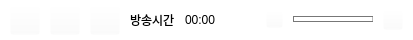
         <widget class="QFrame" name="broadCastBtnLay">
          <property name="minimumSize">
           <size>
            <width>0</width>
            <height>40</height>
           </size>
          </property>
          <property name="maximumSize">
           <size>
            <width>16777215</width>
            <height>40</height>
           </size>
          </property>
          <property name="styleSheet">
           <string notr="true">border-image: url(:/res/images/broadControl.png);
background-color: rgba(255, 255, 255, 0);</string>
          </property>
          <property name="lineWidth">
           <number>0</number>
          </property>
          <layout class="QHBoxLayout" name="horizontalLayout_2">
           <property name="spacing">
            <number>10</number>
           </property>
           <property name="leftMargin">
            <number>10</number>
           </property>
           <property name="topMargin">
            <number>0</number>
           </property>
           <property name="rightMargin">
            <number>10</number>
           </property>
           <property name="bottomMargin">
            <number>0</number>
           </property>
           <item>
            <widget class="QPushButton" name="mainStartBroadCastBtn">
             <property name="minimumSize">
              <size>
               <width>30</width>
               <height>30</height>
              </size>
             </property>
             <property name="maximumSize">
              <size>
               <width>30</width>
               <height>30</height>
              </size>
             </property>
             <property name="styleSheet">
              <string notr="true">QPushButton#mainStartBroadCastBtn{
	
	border-image: url(:/res/images/playbtn.png);
}

QPushButton#mainStartBroadCastBtn:hover{
	border-image: url(:/res/images/playbtn_o.png);
}

QPushButton#mainStartBroadCastBtn:pressed {
	
}</string>
             </property>
             <property name="text">
              <string/>
             </property>
            </widget>
           </item>
           <item>
            <widget class="QPushButton" name="stopBroadCastBtn">
             <property name="minimumSize">
              <size>
               <width>30</width>
               <height>30</height>
              </size>
             </property>
             <property name="maximumSize">
              <size>
               <width>30</width>
               <height>30</height>
              </size>
             </property>
             <property name="styleSheet">
              <string notr="true">QPushButton#stopBroadCastBtn{
	
	border-image: url(:/res/images/stopbtn_b.png);
}

QPushButton#stopBroadCastBtn:hover{
	border-image: url(:/res/images/stopbtn_o.png);
}

QPushButton#stopBroadCastBtn:pressed {

}</string>
             </property>
             <property name="text">
              <string/>
             </property>
            </widget>
           </item>
           <item>
            <widget class="QPushButton" name="pause_btn">
             <property name="minimumSize">
              <size>
               <width>30</width>
               <height>30</height>
              </size>
             </property>
             <property name="maximumSize">
              <size>
               <width>30</width>
               <height>30</height>
              </size>
             </property>
             <property name="styleSheet">
              <string notr="true">QPushButton#pause_btn{
	border-image: url(:/res/images/pause.png);
}

QPushButton#pause_btn:hover{
	border-image: url(:/res/images/pause_o.png);
}

QPushButton#pause_btn:pressed {

}</string>
             </property>
             <property name="text">
              <string/>
             </property>
            </widget>
           </item>
           <item>
            <widget class="QLabel" name="label_5">
             <property name="styleSheet">
              <string notr="true">font: 75 9pt &quot;나눔고딕 ExtraBold&quot;;</string>
             </property>
             <property name="text">
              <string>방송시간</string>
             </property>
            </widget>
           </item>
           <item>
            <widget class="QLabel" name="broadCastTime">
             <property name="styleSheet">
              <string notr="true">font: 75 9pt &quot;나눔고딕 ExtraBold&quot;;</string>
             </property>
             <property name="text">
              <string>00:00</string>
             </property>
            </widget>
           </item>
           <item>
            <spacer name="horizontalSpacer_2">
             <property name="orientation">
              <enum>Qt::Horizontal</enum>
             </property>
             <property name="sizeHint" stdset="0">
              <size>
               <width>40</width>
               <height>20</height>
              </size>
             </property>
            </spacer>
           </item>
           <item>
            <widget class="QPushButton" name="soundP">
             <property name="minimumSize">
              <size>
               <width>17</width>
               <height>17</height>
              </size>
             </property>
             <property name="maximumSize">
              <size>
               <width>17</width>
               <height>17</height>
              </size>
             </property>
             <property name="styleSheet">
              <string notr="true">QPushButton#soundP{
	border-image: url(:/res/images/sound.png);
}
</string>
             </property>
             <property name="text">
              <string/>
             </property>
            </widget>
           </item>
           <item>
            <widget class="QSlider" name="audioVolSlider">
             <property name="minimumSize">
              <size>
               <width>80</width>
               <height>0</height>
              </size>
             </property>
             <property name="maximumSize">
              <size>
               <width>80</width>
               <height>16777215</height>
              </size>
             </property>
             <property name="styleSheet">
              <string notr="true">QSlider::groove:horizontal {
border: 1px solid #bbb;
background: white;
height: 4px;
border-radius: 4px;
}

QSlider::sub-page:horizontal {
background: qlineargradient(x1: 0, y1: 0,    x2: 0, y2: 1,
    stop: 0 #66e, stop: 1 #bbf);
background: qlineargradient(x1: 0, y1: 0.2, x2: 1, y2: 1,
    stop: 0 #bbf, stop: 1 #55f);
border: 1px solid #777;
height: 4px;
border-radius: 4px;
}

QSlider::handle:horizontal {
	border-image: url(:/res/images/sliderBtn.png);
width: 15px;
height: 15px;

}


QSlider::handle:horizontal:hover {
	border-image: url(:/res/images/sliderBtn.png);
width: 15px;
height: 15px;
}
</string>
             </property>
             <property name="value">
              <number>99</number>
             </property>
             <property name="orientation">
              <enum>Qt::Horizontal</enum>
             </property>
            </widget>
           </item>
           <item>
            <widget class="QPushButton" name="FullScreenViewBtn">
             <property name="minimumSize">
              <size>
               <width>20</width>
               <height>20</height>
              </size>
             </property>
             <property name="maximumSize">
              <size>
               <width>20</width>
               <height>20</height>
              </size>
             </property>
             <property name="styleSheet">
              <string notr="true">QPushButton#FullScreenViewBtn{
	border-image: url(:/res/images/fullscreen_o.png);
}

QPushButton#FullScreenViewBtn:hover{
	border-image: url(:/res/images/fullscreen_b.png);
}

QPushButton#FullScreenViewBtn:pressed {

}</string>
             </property>
             <property name="text">
              <string/>
             </property>
            </widget>
           </item>
          </layout>
         </widget>
